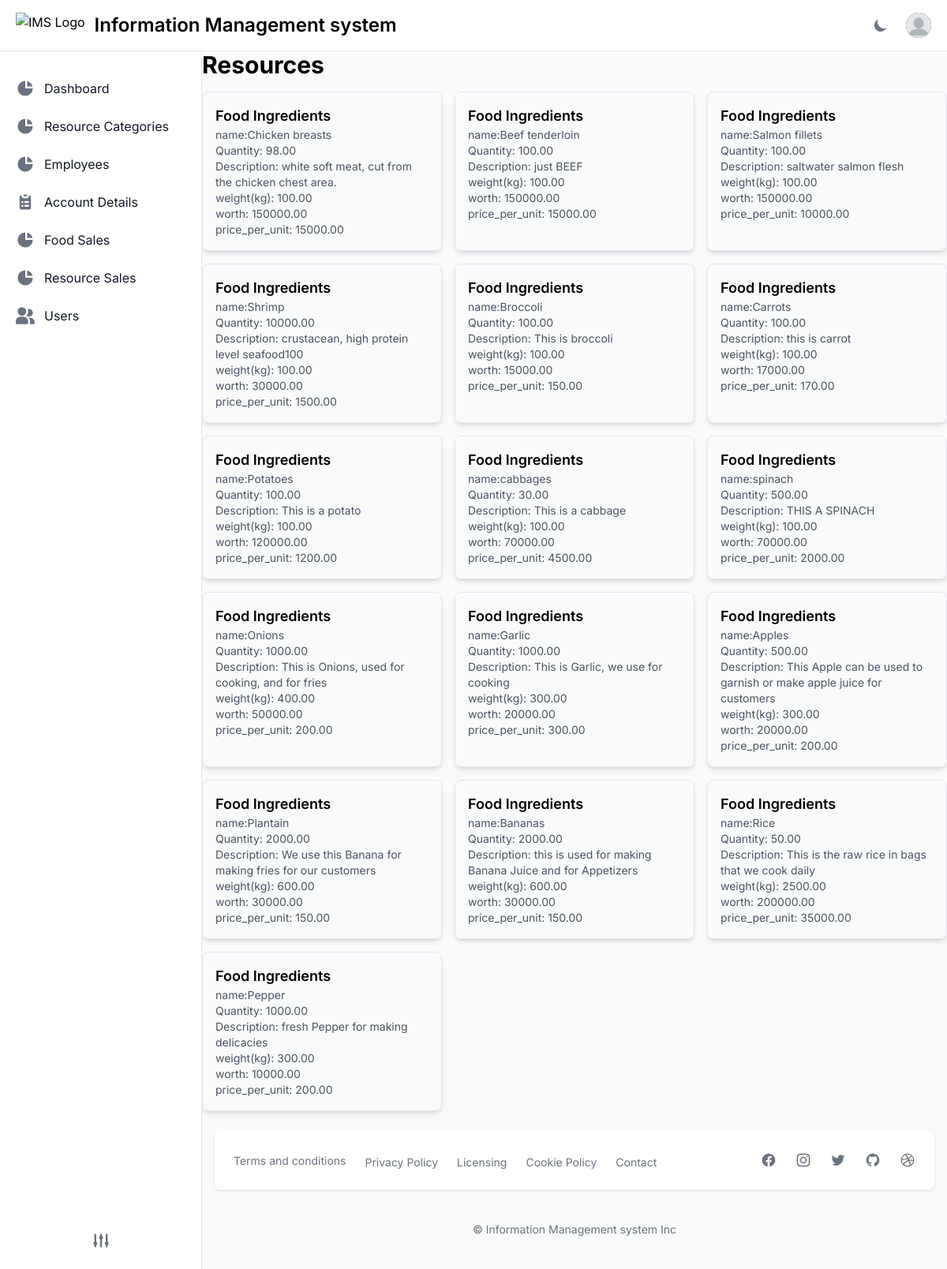
The app's page /resource/resources/Food Ingredients/ (signed in) with its own data.
### apps/resource/models.py (models this page shows, shortened)
class Resource(models.Model):
    category = models.ForeignKey(Resourcecategory, on_delete=models.CASCADE, verbose_name='Resources')
    name = models.CharField(max_length=40, null=False, blank=False)
    quantity = models.DecimalField(max_digits=10, decimal_places=2)
    description = models.TextField(max_length=200)
    weight = models.DecimalField(max_digits=10, decimal_places=2)
    worth =  models.DecimalField(max_digits=10, decimal_places=2)
    price_per_unit = models.DecimalField(max_digits=10, decimal_places=2, null=True)

class Resourcecategory(models.Model):
    name = models.CharField(max_length= 40)
    image = models.ImageField(upload_to='category', null=True, blank=True)
    def __str__(self):
        return self.name

### apps/resource/views.py (the view)
# urls.py: path('resources/<str:category>/', views.Resources, name='resources'),
@login_required(login_url='/users/signin/')
@admin_required
def Resources(request, category):
    category_object = get_object_or_404(Resourcecategory, name=category )
    resources= Resource.objects.filter(category=category_object)
    return render(request, "./resources/resources.html", {"resources":resources})

### templates/resources/resources.html (shortened to what this page needs)
{% extends "layouts/base.html"%}
{% load static %}
{% block content %}
<div class="container mx-auto">
    <h1 class="text-3xl font-bold mb-4">Resources</h1>
    <div class="grid grid-cols-3 gap-4">
        {% for resource in resources %}
            <div class="p-4 border rounded-lg shadow-md">
                <h2 class="text-lg font-semibold">{{ resource.category }}</h2>
                <p class="text-sm text-gray-600">name:{{ resource.name }}</p>
                <p class="text-sm text-gray-600">Quantity: {{ resource.quantity }}</p>
                <p class="text-sm text-gray-600">Description: {{ resource.description }}</p>
                <p class="text-sm text-gray-600">weight(kg): {{ resource.weight }}</p>
                <p class="text-sm text-gray-600">worth: {{ resource.worth }}</p>
                <p class="text-sm text-gray-600">price_per_unit: {{ resource.price_per_unit }}</p>
            </div>
        {% endfor %}
    </div>
</div>
{% endblock %}

### records on screen
Resource: category "Food Ingredients", name "Chicken breasts", quantity "98.00", description "white soft meat, cut from the chicken chest area.", weight "100.00", worth "150000.00", price_per_unit "15000.00"
Resource: category "Food Ingredients", name "Beef tenderloin", quantity "100.00", description "just BEEF", weight "100.00", worth "150000.00", price_per_unit "15000.00"
Resource: category "Food Ingredients", name "Salmon fillets", quantity "100.00", description "saltwater salmon flesh", weight "100.00", worth "150000.00", price_per_unit "10000.00"
Resource: category "Food Ingredients", name "Shrimp", quantity "10000.00", description "crustacean, high protein level seafood100", weight "100.00", worth "30000.00", price_per_unit "1500.00"
Resource: category "Food Ingredients", name "Broccoli", quantity "100.00", description "This is broccoli", weight "100.00", worth "15000.00", price_per_unit "150.00"
Resource: category "Food Ingredients", name "Carrots", quantity "100.00", description "this is carrot", weight "100.00", worth "17000.00", price_per_unit "170.00"
Resource: category "Food Ingredients", name "Potatoes", quantity "100.00", description "This is a potato", weight "100.00", worth "120000.00", price_per_unit "1200.00"
Resource: category "Food Ingredients", name "cabbages", quantity "30.00", description "This is a cabbage", weight "100.00", worth "70000.00", price_per_unit "4500.00"
Resource: category "Food Ingredients", name "spinach", quantity "500.00", description "THIS A SPINACH", weight "100.00", worth "70000.00", price_per_unit "2000.00"
Resource: category "Food Ingredients", name "Onions", quantity "1000.00", description "This is Onions, used for cooking, and for fries", weight "400.00", worth "50000.00", price_per_unit "200.00"
Resource: category "Food Ingredients", name "Garlic", quantity "1000.00", description "This is Garlic, we use for cooking", weight "300.00", worth "20000.00", price_per_unit "300.00"
Resource: category "Food Ingredients", name "Apples", quantity "500.00", description "This Apple can be used to garnish or make apple juice for customers", weight "300.00", worth "20000.00", price_per_unit "200.00"
Resource: category "Food Ingredients", name "Plantain", quantity "2000.00", description "We use this Banana for making fries for our customers", weight "600.00", worth "30000.00", price_per_unit "150.00"
Resource: category "Food Ingredients", name "Bananas", quantity "2000.00", description "this is used for making Banana Juice and for Appetizers", weight "600.00", worth "30000.00", price_per_unit "150.00"
Resource: category "Food Ingredients", name "Rice", quantity "50.00", description "This is the raw rice in bags that we cook daily", weight "2500.00", worth "200000.00", price_per_unit "35000.00"
Resource: category "Food Ingredients", name "Pepper", quantity "1000.00", description "fresh Pepper for making delicacies", weight "300.00", worth "10000.00", price_per_unit "200.00"
